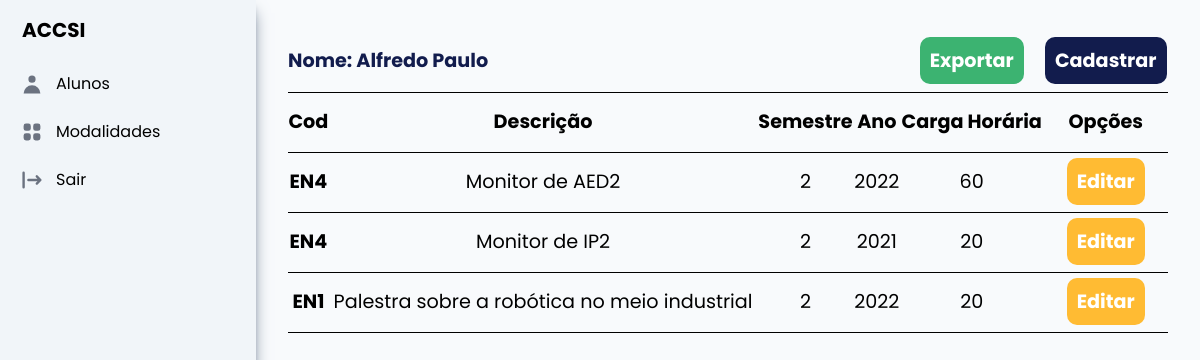
Page /aproveitamento/1 (signed in) on the committed database.
### aluno/models.py (models this page shows)
class Aluno(models.Model):
    id_aluno = models.AutoField(primary_key=True)
    nome = models.CharField(max_length=50)
    matricula = models.IntegerField(unique=True)
    email = models.EmailField(max_length=50)
    telefone = models.CharField(max_length=20)

### aproveitamento/models.py (models this page shows)
class Aproveitamento(models.Model):
    id_aproveitamento = models.AutoField(primary_key=True)
    aluno = models.ForeignKey(Aluno, on_delete=models.CASCADE)
    descricao = models.CharField(max_length=250)
    categoria = models.ForeignKey(Atividade, on_delete=models.CASCADE)
    semestre = models.IntegerField()
    ano = models.IntegerField()
    ch = models.IntegerField()

### atividade/models.py (models this page shows)
class Atividade(models.Model):
    id_atividade = models.AutoField(primary_key=True)
    codigo = models.CharField(unique=True, max_length=5)
    modalidade = models.ForeignKey(Modalidade, on_delete=models.CASCADE)
    descricao = models.CharField(max_length=250)
    ch_min = models.IntegerField()
    ch_max = models.IntegerField()
    ap_max = models.IntegerField()
    def __str__(self):
        return self.codigo

### aproveitamento/views.py (the view)
# urls.py: path('<int:pk>', views.ListarAproveitamento.as_view(), name="listar_aproveitamento"),
@method_decorator(login_required, name='dispatch')
class ListarAproveitamento(ListView):
    template_name = 'listar_aproveitamento.html'
    model = Aproveitamento
    context_object_name = 'aproveitamentos'
    def __init__(self, *args, **kwargs):
        super().__init__(*args, **kwargs)
        self.id_aluno = None
    def dispatch(self, request, *args, **kwargs):
        self.id_aluno = kwargs.get('pk', None)
        return super().dispatch(request, *args, **kwargs)
    def get_queryset(self):
        queryset = super().get_queryset()
        queryset = queryset.filter(aluno=Aluno.objects.get(id_aluno=self.id_aluno))
        return queryset
    def get_context_data(self, **kwargs):
        context = super().get_context_data(**kwargs)
        aluno = Aluno.objects.get(id_aluno=self.id_aluno)
        context['id_aluno'] = self.id_aluno
        context['aluno_nome'] = aluno.nome
        return context

### aproveitamento/templates/listar_aproveitamento.html
{% extends 'base.html' %}
{% load static %}
{% block style %}
    <link rel="stylesheet" href="{% static 'css/tabelas.css' %}" />
{% endblock %}
{% block conteudo %}
    <table>
        <thead>
            <tr>
                <th colspan="4"
                    style="text-align: start;
                           font-weight: bolder;
                           color: #121c4d">Nome: {{ aluno_nome }}</th>
                <th colspan="1" style="justify-content: end">
                    <a class="export" href="{% url 'exportar' %}">Exportar</a>
                </th>
                <th colspan="1" style="justify-content: end">
                    <a class="cad" href="{% url 'cadastrar_aproveitamento' id_aluno %}">Cadastrar</a>
                </th>
            </tr>
            <tr>
                <th scope="col">Cod</th>
                <th scope="col">Descrição</th>
                <th scope="col">Semestre</th>
                <th scope="col">Ano</th>
                <th scope="col">Carga Horária</th>
                <th scope="col">Opções</th>
            </tr>
        </thead>
        <tbody>
            {% for aproveitamento in aproveitamentos %}
                <tr>
                    <th scope="row">{{ aproveitamento.categoria }}</th>
                    <td>{{ aproveitamento.descricao }}</td>
                    <td>{{ aproveitamento.semestre }}</td>
                    <td>{{ aproveitamento.ano }}</td>
                    <td>{{ aproveitamento.ch }}</td>
                    <td>
                        <a class="edit"
                           href="{% url 'editar_aproveitamento' aproveitamento.id_aproveitamento %}">Editar</a>
                    </td>
                </tr>
            {% endfor %}
        </tbody>
    </table>
{% endblock %}

### static/css/tabelas.css (style rules this page uses)
* { margin: 0; padding: 0; box-sizing: border-box; }
html { font-family: "Poppins" !important; }
table { width: 100%; text-align: center; font-size: 1.2rem; border-collapse: collapse; border-radius: 20px; -webkit-border-radius: 25px; -moz-border-radius: 25px; }
table a { border-radius: 10px; padding: 10px; box-sizing: border-box; font-weight: bold; }
td, th { height: 60px; border-bottom: 1px solid black; }
.cad { background-color: #121c4d; color: white; }
.edit { background-color: #ffbb33; color: white; }
.export { background-color: #3CB371FF; color: white; }

### rows in the picture
Aluno: nome "Alfredo Paulo"
Aproveitamento: categoria "EN4", descricao "Monitor de AED2", semestre "2", ano "2022", ch "60"
Aproveitamento: categoria "EN4", descricao "Monitor de IP2", semestre "2", ano "2021", ch "20"
Aproveitamento: categoria "EN1", descricao "Palestra sobre a robótica no meio industrial", semestre "2", ano "2022", ch "20"
